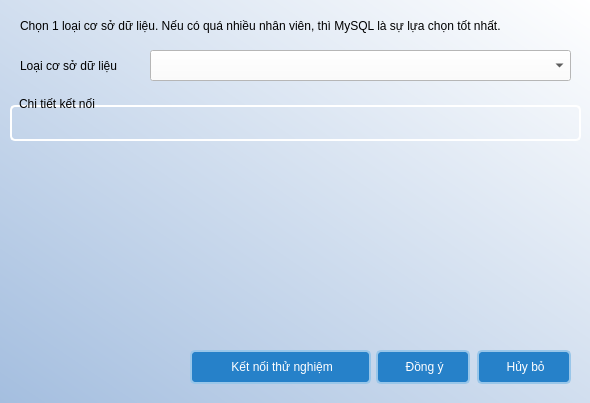
<?xml version="1.0" encoding="UTF-8"?>
<ui version="4.0">
 <class>DatabaseSettingClass</class>
 <widget class="QMainWindow" name="DatabaseSettingClass">
  <property name="geometry">
   <rect>
    <x>0</x>
    <y>0</y>
    <width>590</width>
    <height>403</height>
   </rect>
  </property>
  <property name="windowTitle">
   <string>Thiết Lập Cơ Sở Dữ Liệu</string>
  </property>
  <property name="windowIcon">
   <iconset>
    <normaloff>../../Images/IriTracker_logo.png</normaloff>../../Images/IriTracker_logo.png</iconset>
  </property>
  <property name="styleSheet">
   <string notr="true">background-color: qlineargradient(spread:pad, x1:1, y1:0, x2:0, y2:1, stop:0 #ffffff, stop:1 #a4bedf);</string>
  </property>
  <widget class="QWidget" name="centralwidget">
   <widget class="QLabel" name="label_2">
    <property name="geometry">
     <rect>
      <x>20</x>
      <y>50</y>
      <width>121</width>
      <height>31</height>
     </rect>
    </property>
    <property name="font">
     <font>
      <family>MS Shell Dlg 2</family>
      <pointsize>9</pointsize>
      <weight>50</weight>
      <italic>false</italic>
      <bold>false</bold>
     </font>
    </property>
    <property name="styleSheet">
     <string notr="true">
						QLabel {
						font: 9pt;
						text-align: left;
						background-color: transparent;
						}
					</string>
    </property>
    <property name="text">
     <string>Loại cơ sở dữ liệu</string>
    </property>
   </widget>
   <widget class="QComboBox" name="databaseTypeComboBox">
    <property name="geometry">
     <rect>
      <x>150</x>
      <y>50</y>
      <width>421</width>
      <height>31</height>
     </rect>
    </property>
    <property name="font">
     <font>
      <pointsize>9</pointsize>
     </font>
    </property>
    <property name="styleSheet">
     <string notr="true">
    background-color: #fff;</string>
    </property>
    <property name="placeholderText">
     <string/>
    </property>
   </widget>
   <widget class="QLabel" name="label">
    <property name="geometry">
     <rect>
      <x>20</x>
      <y>0</y>
      <width>551</width>
      <height>51</height>
     </rect>
    </property>
    <property name="font">
     <font>
      <family>MS Shell Dlg 2</family>
      <pointsize>9</pointsize>
      <weight>50</weight>
      <italic>false</italic>
      <bold>false</bold>
     </font>
    </property>
    <property name="styleSheet">
     <string notr="true">
						QLabel {
						font: 9pt;
						text-align: left;
						background-color: transparent;
						}
					</string>
    </property>
    <property name="text">
     <string>Chọn 1 loại cơ sở dữ liệu. Nếu có quá nhiều nhân viên, thì MySQL là sự lựa chọn tốt nhất.</string>
    </property>
   </widget>
   <widget class="QGroupBox" name="groupBox">
    <property name="geometry">
     <rect>
      <x>10</x>
      <y>90</y>
      <width>571</width>
      <height>51</height>
     </rect>
    </property>
    <property name="font">
     <font>
      <pointsize>9</pointsize>
     </font>
    </property>
    <property name="styleSheet">
     <string notr="true">QGroupBox {
    border: 2px solid white;
    border-radius: 5px;
    margin-top: 15px;
    background-color: transparent;
}

QGroupBox::title {
    subcontrol-origin: margin;
    subcontrol-position: top left;
    padding-top: 7px;
	padding-left: 7px; 
    background-color: transparent;
}</string>
    </property>
    <property name="title">
     <string>Chi tiết kết nối</string>
    </property>
    <property name="flat">
     <bool>false</bool>
    </property>
    <property name="checkable">
     <bool>false</bool>
    </property>
    <widget class="QWidget" name="connectionDetail" native="true">
     <property name="geometry">
      <rect>
       <x>-1</x>
       <y>19</y>
       <width>571</width>
       <height>21</height>
      </rect>
     </property>
     <property name="styleSheet">
      <string notr="true">
    background-color: transparent;</string>
     </property>
    </widget>
   </widget>
   <widget class="QPushButton" name="submitButton">
    <property name="geometry">
     <rect>
      <x>376</x>
      <y>350</y>
      <width>94</width>
      <height>34</height>
     </rect>
    </property>
    <property name="font">
     <font>
      <pointsize>9</pointsize>
     </font>
    </property>
    <property name="styleSheet">
     <string notr="true">
										QPushButton {
										height: 30px;
										width: 90px;
										color: #ffffff;
										background-color: #2681c9;
										border-radius: 5px;
										border: 2px solid #99c6e9;
										cursor: pointer;
										}

										QPushButton::hover {
										background-color: #4a9fd1;
										}
									</string>
    </property>
    <property name="text">
     <string> Đồng ý</string>
    </property>
    <property name="icon">
     <iconset>
      <normaloff>C:/Users/hoang/Images/checkmark.png</normaloff>C:/Users/hoang/Images/checkmark.png</iconset>
    </property>
   </widget>
   <widget class="QPushButton" name="cancelButton">
    <property name="geometry">
     <rect>
      <x>477</x>
      <y>350</y>
      <width>94</width>
      <height>34</height>
     </rect>
    </property>
    <property name="font">
     <font>
      <pointsize>9</pointsize>
     </font>
    </property>
    <property name="styleSheet">
     <string notr="true">
										QPushButton {
										height: 30px;
										width: 90px;
										color: #ffffff;
										background-color: #2681c9;
										border-radius: 5px;
										border: 2px solid #99c6e9;
										cursor: pointer;
										}

										QPushButton::hover {
										background-color: #4a9fd1;
										}
									</string>
    </property>
    <property name="text">
     <string> Hủy bỏ</string>
    </property>
    <property name="icon">
     <iconset>
      <normaloff>C:/Users/hoang/Images/close.png</normaloff>C:/Users/hoang/Images/close.png</iconset>
    </property>
    <property name="iconSize">
     <size>
      <width>13</width>
      <height>13</height>
     </size>
    </property>
   </widget>
   <widget class="QPushButton" name="testConnectionButton">
    <property name="geometry">
     <rect>
      <x>190</x>
      <y>350</y>
      <width>181</width>
      <height>34</height>
     </rect>
    </property>
    <property name="font">
     <font>
      <pointsize>9</pointsize>
     </font>
    </property>
    <property name="styleSheet">
     <string notr="true">
										QPushButton {
										height: 30px;
										width: 90px;
										color: #ffffff;
										background-color: #2681c9;
										border-radius: 5px;
										border: 2px solid #99c6e9;
										cursor: pointer;
										}

										QPushButton::hover {
										background-color: #4a9fd1;
										}
									</string>
    </property>
    <property name="text">
     <string> Kết nối thử nghiệm</string>
    </property>
    <property name="icon">
     <iconset>
      <normaloff>C:/Users/hoang/Images/database_connection.png</normaloff>C:/Users/hoang/Images/database_connection.png</iconset>
    </property>
    <property name="iconSize">
     <size>
      <width>15</width>
      <height>15</height>
     </size>
    </property>
   </widget>
  </widget>
 </widget>
 <resources/>
 <connections/>
</ui>
